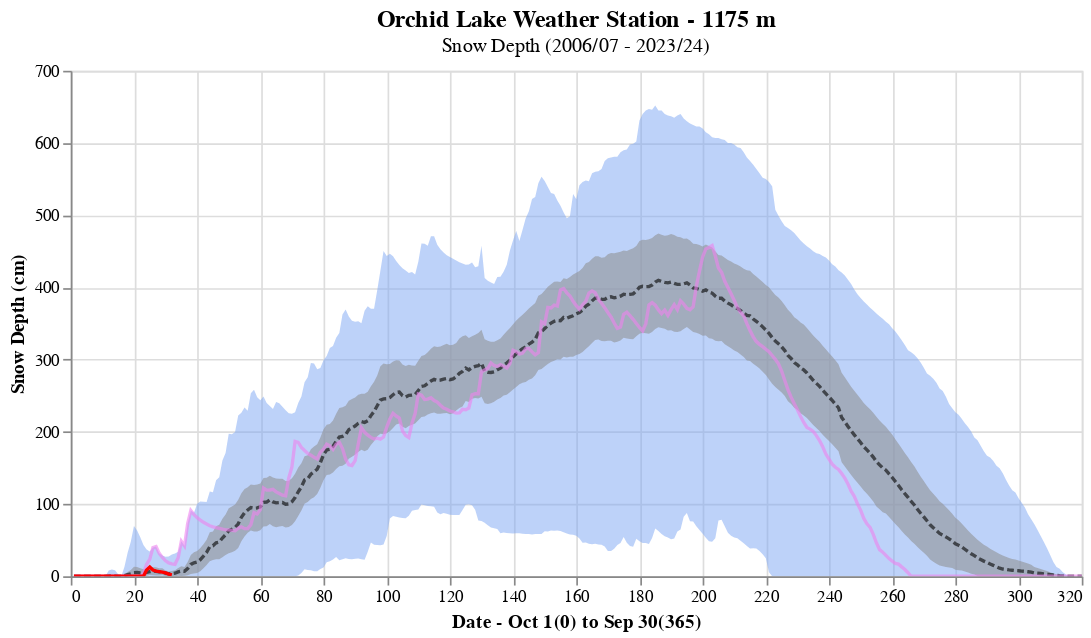

Source (notebook cell):
### Markdown cell above
The chart below shows the daily average snow depth at Orchid Lake. The current year (2023/24) is shown in red, along with the average (gray line), range of normal (gray shaded area), and the range of maximum and minimum (blue shaded area). The data record for this station dates back to October 2006.

### Code cell
alt.data_transformers.disable_max_rows()

title = alt.TitleParams(
   text='Orchid Lake Weather Station - 1175 m',
   subtitle="Snow Depth (2006/07 - 2023/24)",
   anchor='middle',
   fontSize=14,
   fontWeight='bold')

area = alt.Chart(past_stats, title=title).mark_area(color='#7DA6F3', opacity=0.5).encode(
    alt.X('wtr_day_year', title='Date - Oct 1(0) to Sep 30(365)', scale=alt.Scale(domain=[0,320], nice=False)),
    alt.Y('max:Q', title='Snow Depth (cm)', scale=alt.Scale(domain=[0,700])),
    alt.Y2('min:Q')
).properties(width=600, height=300)

area2 = alt.Chart(past_stats).mark_area(color='#919397', opacity=0.6).encode(
    alt.X('wtr_day_year', scale=alt.Scale(domain=[0,320], nice=False)),
    alt.Y('ci95_hi:Q'),
    alt.Y2('ci95_lo:Q')
)

wmean = alt.Chart(snow).mark_line(color= "black", opacity=0.6, strokeDash=[4, 2]).encode(
    alt.X('wtr_day_year', title='Date - Oct 1(0) to Sep 30(365)', scale=alt.Scale(domain=[0,320], nice=False)),
    alt.Y('mean', title='Snow Depth (cm)'),
    tooltip=[alt.Tooltip('monthdate(date):T', title="Date"), alt.Tooltip('mean:Q', title="Mean Depth") , alt.Tooltip('wtr_day_year', title="Day of Water Year")]
)

wyear_2023 = alt.Chart(snow[snow['wtr_year'] == 2023]).mark_line(color= "violet", opacity=0.6).encode(
    alt.X('wtr_day_year', title='Date - Oct 1(0) to Sep 30(365)', scale=alt.Scale(domain=[0,320], nice=False)),
    alt.Y('depth', title='Snow Depth (cm)')
)

area + area2  + wmean + wyear_2023 + plot_2023.interactive()

### Figure 1 — Vega-Lite specification as saved in the notebook (floating-point values rounded to 4 significant figures; data arrays with more than 128 entries replaced by an {"elided": "..."} marker saying what was removed)
{"config": {"view": {"continuousWidth": 400, "continuousHeight": 300}}, "layer": [{"mark": {"type": "area", "color": "#7DA6F3", "opacity": 0.5}, "encoding": {"x": {"field": "wtr_day_year", "scale": {"domain": [0, 320], "nice": false}, "title": "Date - Oct 1(0) to Sep 30(365)", "type": "quantitative"}, "y": {"field": "max", "scale": {"domain": [0, 700]}, "title": "Snow Depth (cm)", "type": "quantitative"}, "y2": {"field": "min"}}, "height": 300, "title": {"text": "Orchid Lake Weather Station - 1175 m", "anchor": "middle", "fontSize": 14, "fontWeight": "bold", "subtitle": "Snow Depth (2006/07 - 2023/24)"}, "width": 600}, {"mark": {"type": "area", "color": "#919397", "opacity": 0.6}, "encoding": {"x": {"field": "wtr_day_year", "scale": {"domain": [0, 320], "nice": false}, "type": "quantitative"}, "y": {"field": "ci95_hi", "type": "quantitative"}, "y2": {"field": "ci95_lo"}}}, {"data": {"name": "data-cb0038e952c4ae3a56d0867620486aba"}, "mark": {"type": "line", "color": "black", "opacity": 0.6, "strokeDash": [4, 2]}, "encoding": {"tooltip": [{"field": "date", "timeUnit": "monthdate", "title": "Date", "type": "temporal"}, {"field": "mean", "title": "Mean Depth", "type": "quantitative"}, {"field": "wtr_day_year", "title": "Day of Water Year", "type": "quantitative"}], "x": {"field": "wtr_day_year", "scale": {"domain": [0, 320], "nice": false}, "title": "Date - Oct 1(0) to Sep 30(365)", "type": "quantitative"}, "y": {"field": "mean", "title": "Snow Depth (cm)", "type": "quantitative"}}}, {"data": {"name": "data-acf469288cd99909f536822fd40d8b38"}, "mark": {"type": "line", "color": "violet", "opacity": 0.6}, "encoding": {"x": {"field": "wtr_day_year", "scale": {"domain": [0, 320], "nice": false}, "title": "Date - Oct 1(0) to Sep 30(365)", "type": "quantitative"}, "y": {"field": "depth", "title": "Snow Depth (cm)", "type": "quantitative"}}}, {"data": {"name": "data-0251b227d4e87bcba84b781350057b3d"}, "mark": {"type": "line", "color": "red", "strokeWidth": 2}, "encoding": {"tooltip": [{"field": "date", "timeUnit": "monthdate", "title": "Date", "type": "temporal"}, {"field": "depth", "title": "Snow Depth", "type": "quantitative"}], "x": {"field": "wtr_day_year", "type": "quantitative"}, "y": {"field": "depth", "type": "quantitative"}}, "selection": {"selector028": {"type": "interval", "bind": "scales", "encodings": ["x", "y"]}}}], "data": {"name": "data-6b41d5e7d7525a4fa96a4c640dbeddbd"}, "$schema": "https://vega.github.io/schema/vega-lite/v4.17.0.json", "datasets": {"data-6b41d5e7d7525a4fa96a4c640dbeddbd": {"elided": "365 records"}, "data-cb0038e952c4ae3a56d0867620486aba": {"elided": "6208 records"}, "data-acf469288cd99909f536822fd40d8b38": {"elided": "365 records"}, "data-0251b227d4e87bcba84b781350057b3d": [{"date": "2023-10-01T00:00:00", "depth": 0.0, "wtr_year": 2024, "wtr_day_year": 1, "year": 2023, "month": 10, "day": 1, "DOY": 274, "mean": 0.1, "max": 1.1, "min": 0.0, "std": 0.2668, "sem": 0.06471, "ci95_hi": 0.2268, "ci95_lo": -0.02682}, {"date": "2023-10-02T00:00:00", "depth": 0.0, "wtr_year": 2024, "wtr_day_year": 2, "year": 2023, "month": 10, "day": 2, "DOY": 275, "mean": 0.0, "max": 0.0, "min": 0.0, "std": 0.0, "sem": 0.0, "ci95_hi": 0.0, "ci95_lo": 0.0}, {"date": "2023-10-03T00:00:00", "depth": 0.0, "wtr_year": 2024, "wtr_day_year": 3, "year": 2023, "month": 10, "day": 3, "DOY": 276, "mean": 0.0, "max": 0.0, "min": 0.0, "std": 0.0, "sem": 0.0, "ci95_hi": 0.0, "ci95_lo": 0.0}, {"date": "2023-10-04T00:00:00", "depth": 0.0, "wtr_year": 2024, "wtr_day_year": 4, "year": 2023, "month": 10, "day": 4, "DOY": 277, "mean": 0.0, "max": 0.0, "min": 0.0, "std": 0.0, "sem": 0.0, "ci95_hi": 0.0, "ci95_lo": 0.0}, {"date": "2023-10-05T00:00:00", "depth": 0.0, "wtr_year": 2024, "wtr_day_year": 5, "year": 2023, "month": 10, "day": 5, "DOY": 278, "mean": 0.0, "max": 0.0, "min": 0.0, "std": 0.0, "sem": 0.0, "ci95_hi": 0.0, "ci95_lo": 0.0}, {"date": "2023-10-06T00:00:00", "depth": 0.0, "wtr_year": 2024, "wtr_day_year": 6, "year": 2023, "month": 10, "day": 6, "DOY": 279, "mean": 0.0, "max": 0.0, "min": 0.0, "std": 0.0, "sem": 0.0, "ci95_hi": 0.0, "ci95_lo": 0.0}, {"date": "2023-10-07T00:00:00", "depth": 0.0, "wtr_year": 2024, "wtr_day_year": 7, "year": 2023, "month": 10, "day": 7, "DOY": 280, "mean": 0.0, "max": 0.0, "min": 0.0, "std": 0.0, "sem": 0.0, "ci95_hi": 0.0, "ci95_lo": 0.0}, {"date": "2023-10-08T00:00:00", "depth": 0.0, "wtr_year": 2024, "wtr_day_year": 8, "year": 2023, "month": 10, "day": 8, "DOY": 281, "mean": 0.0, "max": 0.0, "min": 0.0, "std": 0.0, "sem": 0.0, "ci95_hi": 0.0, "ci95_lo": 0.0}, {"date": "2023-10-09T00:00:00", "depth": 0.0, "wtr_year": 2024, "wtr_day_year": 9, "year": 2023, "month": 10, "day": 9, "DOY": 282, "mean": 0.0, "max": 0.0, "min": 0.0, "std": 0.0, "sem": 0.0, "ci95_hi": 0.0, "ci95_lo": 0.0}, {"date": "2023-10-10T00:00:00", "depth": 0.0, "wtr_year": 2024, "wtr_day_year": 10, "year": 2023, "month": 10, "day": 10, "DOY": 283, "mean": 0.0, "max": 0.0, "min": 0.0, "std": 0.0, "sem": 0.0, "ci95_hi": 0.0, "ci95_lo": 0.0}, {"date": "2023-10-11T00:00:00", "depth": 0.0, "wtr_year": 2024, "wtr_day_year": 11, "year": 2023, "month": 10, "day": 11, "DOY": 284, "mean": 0.0, "max": 0.0, "min": 0.0, "std": 0.0, "sem": 0.0, "ci95_hi": 0.0, "ci95_lo": 0.0}, {"date": "2023-10-12T00:00:00", "depth": 0.0, "wtr_year": 2024, "wtr_day_year": 12, "year": 2023, "month": 10, "day": 12, "DOY": 285, "mean": 0.5, "max": 8.0, "min": 0.0, "std": 1.94, "sem": 0.4706, "ci95_hi": 1.422, "ci95_lo": -0.4224}, {"date": "2023-10-13T00:00:00", "depth": 0.0, "wtr_year": 2024, "wtr_day_year": 13, "year": 2023, "month": 10, "day": 13, "DOY": 286, "mean": 0.9, "max": 9.5, "min": 0.0, "std": 2.304, "sem": 0.5588, "ci95_hi": 1.995, "ci95_lo": -0.1953}, {"date": "2023-10-14T00:00:00", "depth": 0.0, "wtr_year": 2024, "wtr_day_year": 14, "year": 2023, "month": 10, "day": 14, "DOY": 287, "mean": 0.6, "max": 8.4, "min": 0.0, "std": 2.34, "sem": 0.5675, "ci95_hi": 1.712, "ci95_lo": -0.5124}, {"date": "2023-10-15T00:00:00", "depth": 0.0, "wtr_year": 2024, "wtr_day_year": 15, "year": 2023, "month": 10, "day": 15, "DOY": 288, "mean": 0.2, "max": 2.7, "min": 0.0, "std": 0.7517, "sem": 0.1823, "ci95_hi": 0.5573, "ci95_lo": -0.1573}, {"date": "2023-10-16T00:00:00", "depth": 0.0, "wtr_year": 2024, "wtr_day_year": 16, "year": 2023, "month": 10, "day": 16, "DOY": 289, "mean": 0.0, "max": 0.0, "min": 0.0, "std": 0.0, "sem": 0.0, "ci95_hi": 0.0, "ci95_lo": 0.0}, {"date": "2023-10-17T00:00:00", "depth": 0.0, "wtr_year": 2024, "wtr_day_year": 17, "year": 2023, "month": 10, "day": 17, "DOY": 290, "mean": 0.8, "max": 13.2, "min": 0.0, "std": 3.201, "sem": 0.7765, "ci95_hi": 2.322, "ci95_lo": -0.7219}, {"date": "2023-10-18T00:00:00", "depth": 0.0, "wtr_year": 2024, "wtr_day_year": 18, "year": 2023, "month": 10, "day": 18, "DOY": 291, "mean": 2.2, "max": 32.4, "min": 0.0, "std": 7.888, "sem": 1.913, "ci95_hi": 5.95, "ci95_lo": -1.55}, {"date": "2023-10-19T00:00:00", "depth": 0.0, "wtr_year": 2024, "wtr_day_year": 19, "year": 2023, "month": 10, "day": 19, "DOY": 292, "mean": 3.3, "max": 47.9, "min": 0.0, "std": 11.6, "sem": 2.813, "ci95_hi": 8.814, "ci95_lo": -2.214}, {"date": "2023-10-20T00:00:00", "depth": 0.0, "wtr_year": 2024, "wtr_day_year": 20, "year": 2023, "month": 10, "day": 20, "DOY": 293, "mean": 5.1, "max": 69.7, "min": 0.0, "std": 16.88, "sem": 4.094, "ci95_hi": 13.12, "ci95_lo": -2.923}, {"date": "2023-10-21T00:00:00", "depth": 0.0, "wtr_year": 2024, "wtr_day_year": 21, "year": 2023, "month": 10, "day": 21, "DOY": 294, "mean": 5.4, "max": 63.5, "min": 0.0, "std": 15.74, "sem": 3.818, "ci95_hi": 12.88, "ci95_lo": -2.084}, {"date": "2023-10-22T00:00:00", "depth": 0.0, "wtr_year": 2024, "wtr_day_year": 22, "year": 2023, "month": 10, "day": 22, "DOY": 295, "mean": 4.6, "max": 53.9, "min": 0.0, "std": 13.47, "sem": 3.266, "ci95_hi": 11.0, "ci95_lo": -1.801}, {"date": "2023-10-23T00:00:00", "depth": 0.0, "wtr_year": 2024, "wtr_day_year": 23, "year": 2023, "month": 10, "day": 23, "DOY": 296, "mean": 4.6, "max": 43.3, "min": 0.0, "std": 10.81, "sem": 2.622, "ci95_hi": 9.739, "ci95_lo": -0.539}, {"date": "2023-10-24T00:00:00", "depth": 8.8, "wtr_year": 2024, "wtr_day_year": 24, "year": 2023, "month": 10, "day": 24, "DOY": 297, "mean": 5.4, "max": 37.0, "min": 0.0, "std": 9.686, "sem": 2.349, "ci95_hi": 10.0, "ci95_lo": 0.7957}, {"date": "2023-10-25T00:00:00", "depth": 12.8, "wtr_year": 2024, "wtr_day_year": 25, "year": 2023, "month": 10, "day": 25, "DOY": 298, "mean": 6.3, "max": 34.3, "min": 0.0, "std": 9.842, "sem": 2.387, "ci95_hi": 10.98, "ci95_lo": 1.621}, {"date": "2023-10-26T00:00:00", "depth": 8.7, "wtr_year": 2024, "wtr_day_year": 26, "year": 2023, "month": 10, "day": 26, "DOY": 299, "mean": 7.2, "max": 39.7, "min": 0.0, "std": 11.9, "sem": 2.886, "ci95_hi": 12.86, "ci95_lo": 1.544}, {"date": "2023-10-27T00:00:00", "depth": 7.2, "wtr_year": 2024, "wtr_day_year": 27, "year": 2023, "month": 10, "day": 27, "DOY": 300, "mean": 6.7, "max": 41.1, "min": 0.0, "std": 12.06, "sem": 2.924, "ci95_hi": 12.43, "ci95_lo": 0.9687}, {"date": "2023-10-28T00:00:00", "depth": 6.5, "wtr_year": 2024, "wtr_day_year": 28, "year": 2023, "month": 10, "day": 28, "DOY": 301, "mean": 6.1, "max": 31.9, "min": 0.0, "std": 10.48, "sem": 2.542, "ci95_hi": 11.08, "ci95_lo": 1.118}, {"date": "2023-10-29T00:00:00", "depth": 5.7, "wtr_year": 2024, "wtr_day_year": 29, "year": 2023, "month": 10, "day": 29, "DOY": 302, "mean": 6.2, "max": 28.8, "min": 0.0, "std": 10.26, "sem": 2.488, "ci95_hi": 11.08, "ci95_lo": 1.323}, {"date": "2023-10-30T00:00:00", "depth": 4.7, "wtr_year": 2024, "wtr_day_year": 30, "year": 2023, "month": 10, "day": 30, "DOY": 303, "mean": 4.2, "max": 27.1, "min": 0.0, "std": 8.005, "sem": 1.887, "ci95_hi": 7.898, "ci95_lo": 0.5019}, {"date": "2023-10-31T00:00:00", "depth": 3.0, "wtr_year": 2024, "wtr_day_year": 31, "year": 2023, "month": 10, "day": 31, "DOY": 304, "mean": 3.3, "max": 27.5, "min": 0.0, "std": 7.525, "sem": 1.774, "ci95_hi": 6.776, "ci95_lo": -0.1763}, {"date": "2023-11-01T00:00:00", "depth": 2.0, "wtr_year": 2024, "wtr_day_year": 32, "year": 2023, "month": 11, "day": 1, "DOY": 305, "mean": 3.6, "max": 30.2, "min": 0.0, "std": 7.918, "sem": 1.866, "ci95_hi": 7.258, "ci95_lo": -0.05812}]}}
